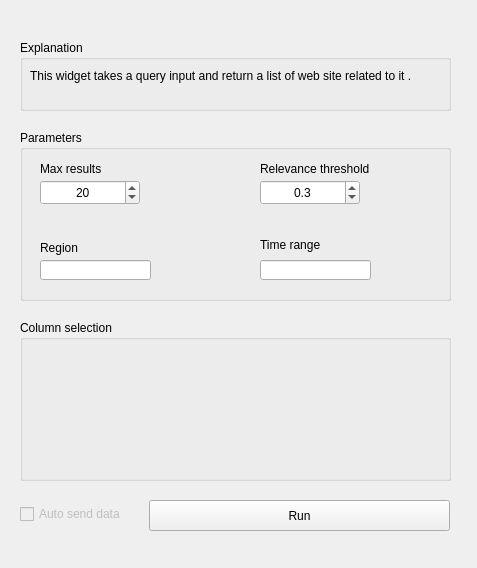
<?xml version="1.0" encoding="UTF-8"?>
<ui version="4.0">
 <class>Form</class>
 <widget class="QWidget" name="Form">
  <property name="geometry">
   <rect>
    <x>0</x>
    <y>0</y>
    <width>477</width>
    <height>568</height>
   </rect>
  </property>
  <property name="windowTitle">
   <string>Form</string>
  </property>
  <widget class="QGroupBox" name="groupBox">
   <property name="geometry">
    <rect>
     <x>20</x>
     <y>40</y>
     <width>431</width>
     <height>71</height>
    </rect>
   </property>
   <property name="title">
    <string>Explanation</string>
   </property>
   <widget class="QLabel" name="Description">
    <property name="geometry">
     <rect>
      <x>10</x>
      <y>10</y>
      <width>411</width>
      <height>51</height>
     </rect>
    </property>
    <property name="text">
     <string>This widget takes a query input and return a list of web site related to it .</string>
    </property>
    <property name="textFormat">
     <enum>Qt::AutoText</enum>
    </property>
    <property name="alignment">
     <set>Qt::AlignLeading|Qt::AlignLeft|Qt::AlignVCenter</set>
    </property>
    <property name="wordWrap">
     <bool>true</bool>
    </property>
   </widget>
  </widget>
  <widget class="QPushButton" name="pushButton_send">
   <property name="enabled">
    <bool>true</bool>
   </property>
   <property name="geometry">
    <rect>
     <x>149</x>
     <y>500</y>
     <width>301</width>
     <height>31</height>
    </rect>
   </property>
   <property name="text">
    <string>Run</string>
   </property>
  </widget>
  <widget class="QCheckBox" name="checkBox_send">
   <property name="enabled">
    <bool>false</bool>
   </property>
   <property name="geometry">
    <rect>
     <x>20</x>
     <y>506</y>
     <width>131</width>
     <height>16</height>
    </rect>
   </property>
   <property name="text">
    <string>Auto send data</string>
   </property>
  </widget>
  <widget class="QGroupBox" name="groupBox_2">
   <property name="geometry">
    <rect>
     <x>20</x>
     <y>130</y>
     <width>431</width>
     <height>171</height>
    </rect>
   </property>
   <property name="title">
    <string>Parameters</string>
   </property>
   <widget class="QLabel" name="label_6">
    <property name="geometry">
     <rect>
      <x>20</x>
      <y>31</y>
      <width>100</width>
      <height>15</height>
     </rect>
    </property>
    <property name="text">
     <string>Max results</string>
    </property>
    <property name="alignment">
     <set>Qt::AlignLeading|Qt::AlignLeft|Qt::AlignVCenter</set>
    </property>
   </widget>
   <widget class="QLabel" name="label_3">
    <property name="geometry">
     <rect>
      <x>240</x>
      <y>31</y>
      <width>181</width>
      <height>16</height>
     </rect>
    </property>
    <property name="text">
     <string>Relevance threshold</string>
    </property>
    <property name="alignment">
     <set>Qt::AlignLeading|Qt::AlignLeft|Qt::AlignVCenter</set>
    </property>
   </widget>
   <widget class="QSpinBox" name="boxMaxResults">
    <property name="geometry">
     <rect>
      <x>20</x>
      <y>50</y>
      <width>100</width>
      <height>25</height>
     </rect>
    </property>
    <property name="minimumSize">
     <size>
      <width>0</width>
      <height>25</height>
     </size>
    </property>
    <property name="maximumSize">
     <size>
      <width>100</width>
      <height>16777215</height>
     </size>
    </property>
    <property name="alignment">
     <set>Qt::AlignCenter</set>
    </property>
    <property name="maximum">
     <number>4096</number>
    </property>
    <property name="value">
     <number>20</number>
    </property>
   </widget>
   <widget class="QDoubleSpinBox" name="boxRelevanceThreshold">
    <property name="geometry">
     <rect>
      <x>240</x>
      <y>50</y>
      <width>100</width>
      <height>25</height>
     </rect>
    </property>
    <property name="minimumSize">
     <size>
      <width>0</width>
      <height>25</height>
     </size>
    </property>
    <property name="maximumSize">
     <size>
      <width>100</width>
      <height>16777215</height>
     </size>
    </property>
    <property name="alignment">
     <set>Qt::AlignCenter</set>
    </property>
    <property name="decimals">
     <number>1</number>
    </property>
    <property name="maximum">
     <double>1.000000000000000</double>
    </property>
    <property name="singleStep">
     <double>0.100000000000000</double>
    </property>
    <property name="value">
     <double>0.300000000000000</double>
    </property>
   </widget>
   <widget class="QLineEdit" name="boxRegion">
    <property name="geometry">
     <rect>
      <x>20</x>
      <y>130</y>
      <width>111</width>
      <height>20</height>
     </rect>
    </property>
   </widget>
   <widget class="QLabel" name="label_7">
    <property name="geometry">
     <rect>
      <x>20</x>
      <y>110</y>
      <width>100</width>
      <height>15</height>
     </rect>
    </property>
    <property name="text">
     <string>Region</string>
    </property>
    <property name="alignment">
     <set>Qt::AlignLeading|Qt::AlignLeft|Qt::AlignVCenter</set>
    </property>
   </widget>
   <widget class="QLabel" name="label_8">
    <property name="geometry">
     <rect>
      <x>240</x>
      <y>105</y>
      <width>100</width>
      <height>20</height>
     </rect>
    </property>
    <property name="text">
     <string>Time range</string>
    </property>
    <property name="alignment">
     <set>Qt::AlignLeading|Qt::AlignLeft|Qt::AlignVCenter</set>
    </property>
   </widget>
   <widget class="QLineEdit" name="boxTimeRange">
    <property name="geometry">
     <rect>
      <x>240</x>
      <y>130</y>
      <width>111</width>
      <height>20</height>
     </rect>
    </property>
   </widget>
  </widget>
  <widget class="QGroupBox" name="groupBox_3">
   <property name="geometry">
    <rect>
     <x>20</x>
     <y>320</y>
     <width>431</width>
     <height>161</height>
    </rect>
   </property>
   <property name="title">
    <string>Column selection</string>
   </property>
   <widget class="QLabel" name="Description_4">
    <property name="geometry">
     <rect>
      <x>10</x>
      <y>30</y>
      <width>411</width>
      <height>61</height>
     </rect>
    </property>
    <property name="text">
     <string/>
    </property>
    <property name="textFormat">
     <enum>Qt::AutoText</enum>
    </property>
    <property name="alignment">
     <set>Qt::AlignLeading|Qt::AlignLeft|Qt::AlignVCenter</set>
    </property>
    <property name="wordWrap">
     <bool>true</bool>
    </property>
   </widget>
   <widget class="QWidget" name="placeholder" native="true">
    <property name="geometry">
     <rect>
      <x>0</x>
      <y>20</y>
      <width>431</width>
      <height>141</height>
     </rect>
    </property>
   </widget>
  </widget>
 </widget>
 <resources/>
 <connections/>
</ui>
